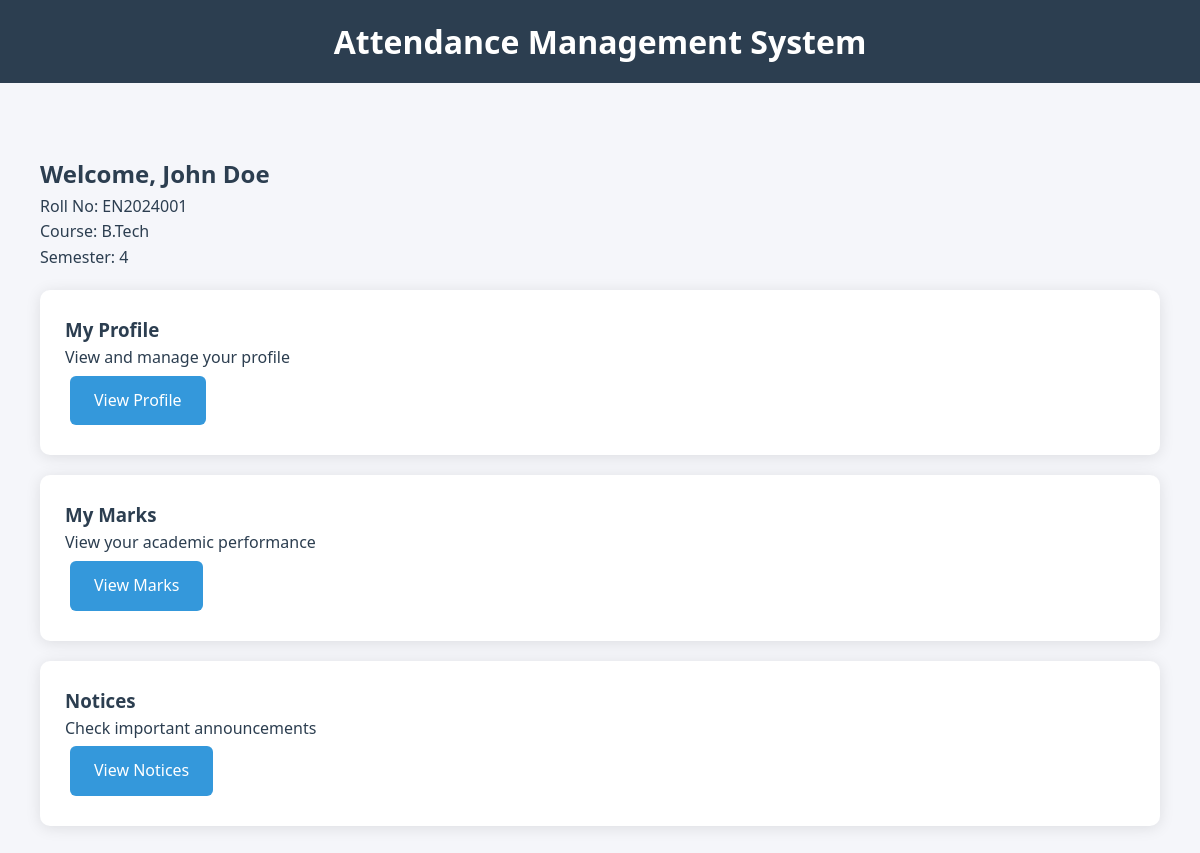
The app's page /student/dashboard (signed in) with its own data.
### app.py (models this page shows)
class Student(db.Model):
    id = db.Column(db.Integer, primary_key=True)
    user_id = db.Column(db.Integer, db.ForeignKey('user.id'), nullable=False)
    enrollment_number = db.Column(db.String(20), unique=True, nullable=False)
    name = db.Column(db.String(100), nullable=False)
    phone_number = db.Column(db.String(15))
    institute_email = db.Column(db.String(120), unique=True)
    course = db.Column(db.String(50))
    semester = db.Column(db.Integer)
    department = db.Column(db.String(50))
    address = db.Column(db.Text)
    marks = db.relationship('Marks', backref='student', lazy=True)

### app.py (the view)
@app.route('/student/dashboard')
def student_dashboard():
    if session.get('role') != 'student':
        return redirect(url_for('login'))
    student = Student.query.filter_by(user_id=session['user_id']).first()
    return render_template('student/dashboard.html', student=student)

### templates/student/dashboard.html
{% extends "base.html" %}
{% block content %}
<div class="container mt-4">
    <h2>Welcome, {{ student.name }}</h2>
    <p>Roll No: {{ student.enrollment_number }}</p>
    <p>Course: {{ student.course }}</p>
    <p>Semester: {{ student.semester }}</p>
    <div class="row mt-4">
        <div class="col-md-4">
            <div class="card">
                <div class="card-body text-center">
                    <h3 class="card-title text-primary">My Profile</h3>
                    <p class="card-text">View and manage your profile</p>
                    <a href="{{ url_for('student_profile') }}" class="btn btn-primary">View Profile</a>
                </div>
            </div>
        </div>
        <div class="col-md-4">
            <div class="card">
                <div class="card-body text-center">
                    <h3 class="card-title text-primary">My Marks</h3>
                    <p class="card-text">View your academic performance</p>
                    <a href="{{ url_for('view_marks') }}" class="btn btn-primary">View Marks</a>
                </div>
            </div>
        </div>
        <div class="col-md-4">
            <div class="card">
                <div class="card-body text-center">
                    <h3 class="card-title text-primary">Notices</h3>
                    <p class="card-text">Check important announcements</p>
                    <a href="{{ url_for('view_notices') }}" class="btn btn-primary">View Notices</a>
                </div>
            </div>
        </div>
    </div>
</div>
{% endblock %}

### templates/base.html (style rules this page uses)
:root { --primary: #2c3e50; --secondary: #34495e; --accent: #3498db; --success: #27ae60; --danger: #e74c3c; --light: #ecf0f1; --dark: #2c3e50; --text: #2c3e50; }
* { margin: 0; padding: 0; box-sizing: border-box; }
body { font-family: 'Segoe UI', Tahoma, Geneva, Verdana, sans-serif; background-color: #f5f6fa; color: var(--text); line-height: 1.6; }
.container { max-width: 1200px; margin: 0 auto; padding: 20px; }
.card { background: white; border-radius: 10px; box-shadow: 0 2px 15px rgba(0, 0, 0, 0.1); padding: 25px; margin: 20px 0; }
.btn { display: inline-block; padding: 12px 24px; border-radius: 6px; text-decoration: none; font-weight: 500; transition: all 0.3s ease; border: none; cursor: pointer; margin: 5px; }
.btn-primary { background: var(--accent); color: white; }

### records on screen
Student: name "John Doe", enrollment_number "EN2024001", course "B.Tech", semester "4"
